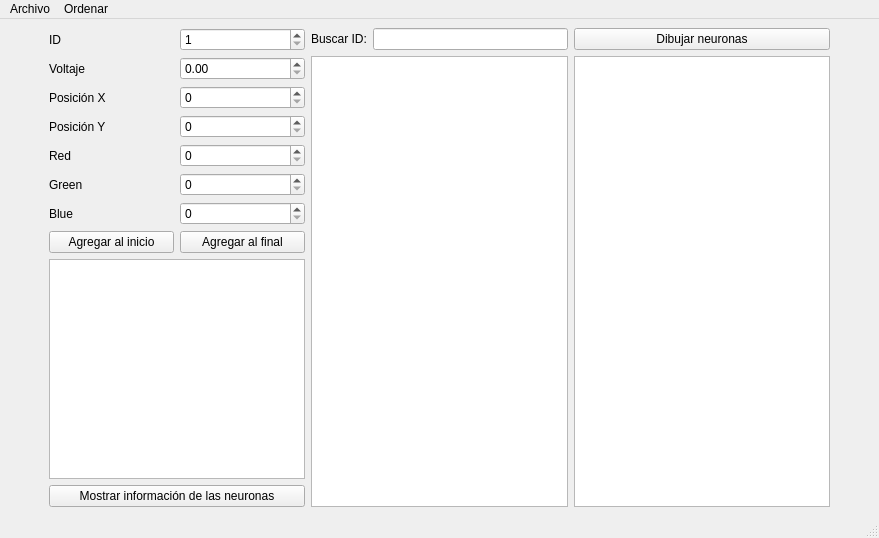
<?xml version="1.0" encoding="UTF-8"?>
<ui version="4.0">
 <class>MainWindow</class>
 <widget class="QMainWindow" name="MainWindow">
  <property name="geometry">
   <rect>
    <x>0</x>
    <y>0</y>
    <width>879</width>
    <height>538</height>
   </rect>
  </property>
  <property name="windowTitle">
   <string>MainWindow</string>
  </property>
  <widget class="QWidget" name="centralwidget">
   <layout class="QHBoxLayout" name="horizontalLayout">
    <item>
     <spacer name="horizontalSpacer">
      <property name="orientation">
       <enum>Qt::Horizontal</enum>
      </property>
      <property name="sizeType">
       <enum>QSizePolicy::Preferred</enum>
      </property>
      <property name="sizeHint" stdset="0">
       <size>
        <width>40</width>
        <height>20</height>
       </size>
      </property>
     </spacer>
    </item>
    <item>
     <layout class="QGridLayout" name="gridLayout">
      <item row="3" column="1">
       <widget class="QSpinBox" name="posicionY_spinBox">
        <property name="maximum">
         <number>1000</number>
        </property>
       </widget>
      </item>
      <item row="8" column="0" colspan="2">
       <widget class="QTextEdit" name="output"/>
      </item>
      <item row="1" column="0">
       <widget class="QLabel" name="label_2">
        <property name="text">
         <string>Voltaje</string>
        </property>
       </widget>
      </item>
      <item row="10" column="0" colspan="2">
       <widget class="QPushButton" name="show_neurons">
        <property name="text">
         <string>Mostrar información de las neuronas</string>
        </property>
       </widget>
      </item>
      <item row="0" column="0">
       <widget class="QLabel" name="label">
        <property name="text">
         <string>ID</string>
        </property>
        <property name="alignment">
         <set>Qt::AlignLeading|Qt::AlignLeft|Qt::AlignVCenter</set>
        </property>
       </widget>
      </item>
      <item row="3" column="0">
       <widget class="QLabel" name="label_4">
        <property name="text">
         <string>Posición Y</string>
        </property>
       </widget>
      </item>
      <item row="5" column="1">
       <widget class="QSpinBox" name="green_spinBox">
        <property name="maximum">
         <number>255</number>
        </property>
       </widget>
      </item>
      <item row="6" column="0">
       <widget class="QLabel" name="label_7">
        <property name="text">
         <string>Blue</string>
        </property>
       </widget>
      </item>
      <item row="2" column="0">
       <widget class="QLabel" name="label_3">
        <property name="text">
         <string>Posición X</string>
        </property>
       </widget>
      </item>
      <item row="1" column="1">
       <widget class="QDoubleSpinBox" name="voltaje_spinBox">
        <property name="maximum">
         <double>1000.000000000000000</double>
        </property>
       </widget>
      </item>
      <item row="6" column="1">
       <widget class="QSpinBox" name="blue_spinBox">
        <property name="maximum">
         <number>255</number>
        </property>
       </widget>
      </item>
      <item row="7" column="1">
       <widget class="QPushButton" name="submit_end">
        <property name="text">
         <string>Agregar al final</string>
        </property>
       </widget>
      </item>
      <item row="7" column="0">
       <widget class="QPushButton" name="submit_start">
        <property name="text">
         <string>Agregar al inicio</string>
        </property>
       </widget>
      </item>
      <item row="2" column="1">
       <widget class="QSpinBox" name="posicionX_spinBox">
        <property name="maximum">
         <number>1000</number>
        </property>
       </widget>
      </item>
      <item row="5" column="0">
       <widget class="QLabel" name="label_6">
        <property name="text">
         <string>Green</string>
        </property>
       </widget>
      </item>
      <item row="0" column="1">
       <widget class="QSpinBox" name="id_spinBox">
        <property name="minimum">
         <number>1</number>
        </property>
        <property name="maximum">
         <number>999</number>
        </property>
       </widget>
      </item>
      <item row="4" column="0">
       <widget class="QLabel" name="label_5">
        <property name="text">
         <string>Red</string>
        </property>
       </widget>
      </item>
      <item row="4" column="1">
       <widget class="QSpinBox" name="red_spinBox">
        <property name="maximum">
         <number>255</number>
        </property>
       </widget>
      </item>
     </layout>
    </item>
    <item>
     <layout class="QGridLayout" name="gridLayout_2">
      <item row="0" column="2">
       <widget class="QPushButton" name="pushButton">
        <property name="text">
         <string>Dibujar neuronas</string>
        </property>
       </widget>
      </item>
      <item row="0" column="1">
       <widget class="QLineEdit" name="id_search"/>
      </item>
      <item row="2" column="0" colspan="2">
       <widget class="QTableWidget" name="tablaNeuronas"/>
      </item>
      <item row="2" column="2">
       <widget class="QGraphicsView" name="lienzo"/>
      </item>
      <item row="0" column="0">
       <widget class="QLabel" name="label_8">
        <property name="text">
         <string>Buscar ID:</string>
        </property>
       </widget>
      </item>
     </layout>
    </item>
    <item>
     <spacer name="horizontalSpacer_2">
      <property name="orientation">
       <enum>Qt::Horizontal</enum>
      </property>
      <property name="sizeType">
       <enum>QSizePolicy::Preferred</enum>
      </property>
      <property name="sizeHint" stdset="0">
       <size>
        <width>40</width>
        <height>20</height>
       </size>
      </property>
     </spacer>
    </item>
   </layout>
  </widget>
  <widget class="QMenuBar" name="menubar">
   <property name="geometry">
    <rect>
     <x>0</x>
     <y>0</y>
     <width>879</width>
     <height>42</height>
    </rect>
   </property>
   <widget class="QMenu" name="menuArchivo">
    <property name="title">
     <string>Archivo</string>
    </property>
    <addaction name="actionAbrir"/>
    <addaction name="actionGuardar"/>
   </widget>
   <widget class="QMenu" name="menuOrdenar">
    <property name="title">
     <string>Ordenar</string>
    </property>
    <addaction name="actionPor_id"/>
    <addaction name="actionPor_voltaje"/>
   </widget>
   <addaction name="menuArchivo"/>
   <addaction name="menuOrdenar"/>
  </widget>
  <widget class="QStatusBar" name="statusbar"/>
  <action name="actionAbrir">
   <property name="text">
    <string>Abrir</string>
   </property>
  </action>
  <action name="actionGuardar">
   <property name="text">
    <string>Guardar</string>
   </property>
  </action>
  <action name="actionPor_id">
   <property name="text">
    <string>Por id</string>
   </property>
  </action>
  <action name="actionPor_voltaje">
   <property name="text">
    <string>Por voltaje</string>
   </property>
  </action>
 </widget>
 <tabstops>
  <tabstop>id_spinBox</tabstop>
  <tabstop>voltaje_spinBox</tabstop>
  <tabstop>posicionX_spinBox</tabstop>
  <tabstop>posicionY_spinBox</tabstop>
  <tabstop>red_spinBox</tabstop>
  <tabstop>green_spinBox</tabstop>
  <tabstop>blue_spinBox</tabstop>
  <tabstop>submit_start</tabstop>
  <tabstop>submit_end</tabstop>
  <tabstop>output</tabstop>
  <tabstop>show_neurons</tabstop>
 </tabstops>
 <resources/>
 <connections/>
</ui>
